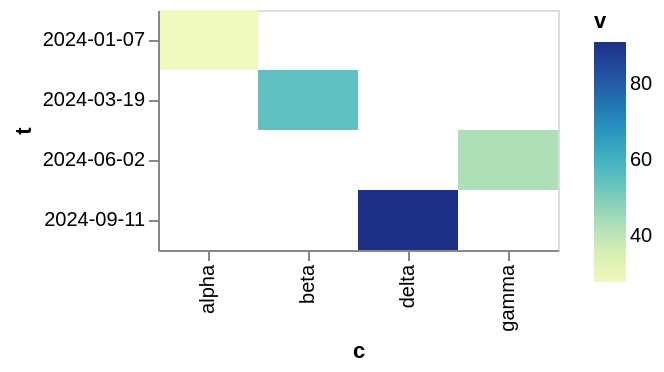

The Vega-Lite source for this figure:
### Vega-Lite specification from a JSON file in a GitHub repository (floating-point values rounded to 4 significant figures)
{"$schema": "https://vega.github.io/schema/vega-lite/v6.json", "width": 200, "height": 120, "data": {"values": [{"c": "alpha", "v": 28, "w": 3, "t": "2024-01-07"}, {"c": "beta", "v": 55, "w": 7, "t": "2024-03-19"}, {"c": "gamma", "v": 43, "w": 5, "t": "2024-06-02"}, {"c": "delta", "v": 91, "w": 9, "t": "2024-09-11"}]}, "mark": {"type": "rect", "color": "lightgreen"}, "encoding": {"x": {"field": "c", "type": "nominal"}, "y": {"field": "t", "type": "ordinal"}, "color": {"field": "v", "type": "quantitative"}}}
